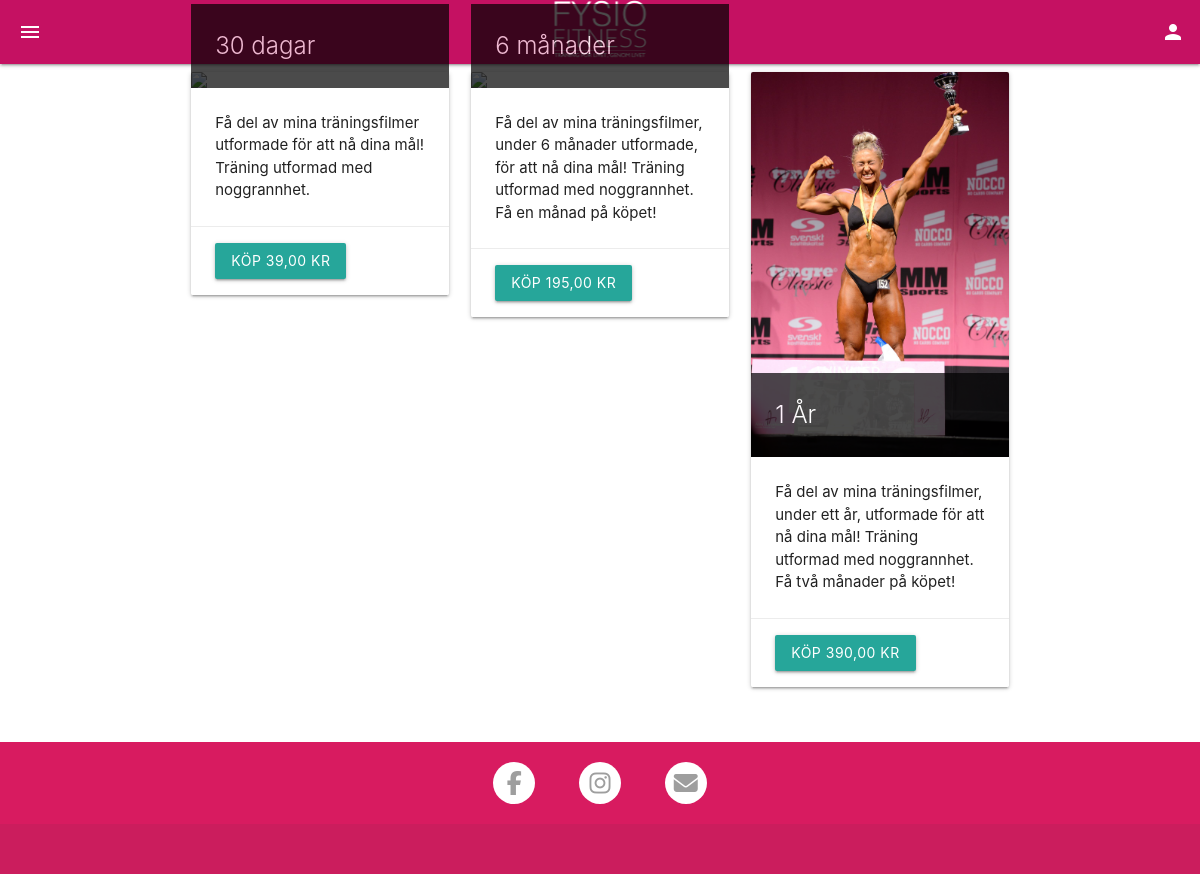
The app's page /traning/ with its own data.
### subscriptions/models.py (models this page shows, shortened)
class SubscriptionPlan(models.Model):
    plan_id = models.CharField(max_length=32, null=False, editable=False)
    name = models.CharField(max_length=254, null=False, blank=False)
    description = models.TextField()
    price = models.DecimalField(max_digits=6, decimal_places=2)
    days = models.IntegerField(null=False, blank=False)
    image_url = models.URLField(max_length=1024, null=True, blank=True)
    image = models.ImageField(null=True, blank=True, upload_to='subscriptions')

### subscriptions/views.py (the view)
# urls.py: path('', views.index, name='home'),
def index(request):
    plans = SubscriptionPlan.objects.all()
    context = {
        'plans' : plans
    }
    return render(request, 'subscriptions/index.html', context)

### subscriptions/templates/subscriptions/index.html
{% extends "base.html" %}
{% load static %}
{% block css %}
    {{ block.super }}
    <link rel="stylesheet" href="{% static 'subscriptions/css/subscriptions.css' %}">
{% endblock %}
{% block content %}
<div class="row">
    {% for p in plans %}
    <div class="col s12 m4">
        <div class="card">
            <div class="card-image">
                <img src="{{ p.image.url }}">
                <span class="card-title">{{ p.name }}</span>
            </div>
            <div class="card-content">
                <p>{{ p.description }}</p>
            </div>
            <div class="card-action">
                <a class="btn" href="/checkout?plan_id={{ p.id }}">Köp {{ p.price }} kr</a>
            </div>
        </div>
    </div>
    {% endfor %}
</div>
{% endblock %}

### templates/base.html (shortened to what this page needs)
{% load static %}
<!DOCTYPE html>
<html lang="sv">
<head>
    {% block css %}
    <link rel="stylesheet" href="https://cdnjs.cloudflare.com/ajax/libs/materialize/1.0.0/css/materialize.min.css">
    <link rel="stylesheet" href="{% static 'css/base.css' %}">
    {% endblock %}
</head>
<body>
    <header>
        <nav>
            <div class="nav-wrapper pink accent-4">
                <a href="{% url 'home' %}" class="brand-logo center"><img src="{% static 'images/fysio-white-logo-small.png' %}"
                        alt=""></a>
                <a href="#" data-target="mobile-nav" class="sidenav-trigger show-on-large"><i
                        class="material-icons">menu</i></a>
                <ul id="nav-mobile-right" class="right">
                    {% if user.is_authenticated %}
                    <li>{% include 'components/valid_days.html' %}</li>
                    <li><a href="{% url 'videos' %}"><i class="material-icons">video_library</i></a></li>
                    {% else %}
                    <li><a href="{% url 'account_login' %}"><i class="material-icons">person</i></a></li>
                    {% endif %}
                </ul>
            </div>
        </nav>
    </header>
    <main class="container">
        <div class="row">
        {% block content %}
        {% endblock %}
        </div>
    </main>
    <footer class="page-footer pink darken-1">
        <div class="container">
            <div class="row">
                {% include 'components/social_buttons.html' %}
            </div>
        </div>
        <div class="footer-copyright">
        </div>
    </footer>
</body>
</html>

### templates/components/social_buttons.html
<div class="col s12 m6 offset-m3 l4 offset-l4">
    <a href="https://www.facebook.com/michaela.augustsson.39" target="_blank" class="col s4 center"><i class="badge circle white grey-text fa fa-facebook"></i></a>
    <a href="https://www.instagram.com/michaelaaugustsson/" target="_blank" class="col s4 center"><i class="badge circle white grey-text fa fa-instagram"></i></a>
    <a href="mailto:fysiofitness007@gmail.com" class="col s4 center"><i class="badge circle white grey-text fa fa-envelope"></i></a>
</div>

### static/css/base.css (style rules this page uses)
.badge.circle { width: 42px; height: 42px; text-align: center; vertical-align: middle; padding-top: 9px; font-size:24px; }
body { display: flex; min-height: 100vh; flex-direction: column; }
main { flex: 1 0 auto; }

### subscriptions/static/subscriptions/css/subscriptions.css (style rules this page uses)
.card-title { background-color: black; opacity: 0.7; width: 100%; }

### records on screen
SubscriptionPlan: name "30 dagar", description "Få del av mina träningsfilmer utformade för att nå dina mål! Träning utformad med noggrannhet.", price "39,00"
SubscriptionPlan: name "6 månader", description "Få del av mina träningsfilmer, under 6 månader utformade, för att nå dina mål! Träning utformad med noggrannhet. Få en månad på köpet!", price "195,00"
SubscriptionPlan: image (picture), name "1 År", description "Få del av mina träningsfilmer, under ett år, utformade för att nå dina mål! Träning utformad med noggrannhet. Få två månader på köpet!", price "390,00"
